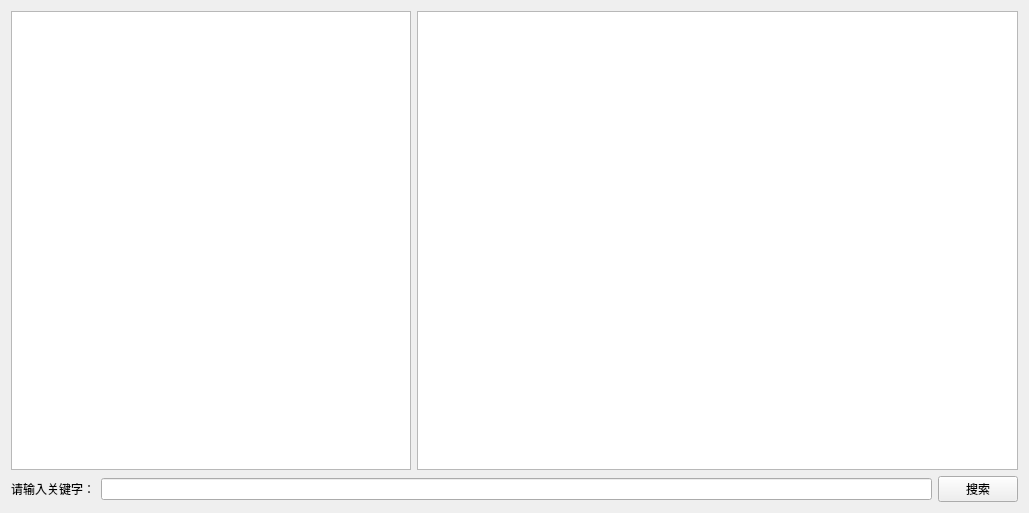
<?xml version="1.0" encoding="UTF-8"?>
<ui version="4.0">
 <class>tchWork_view</class>
 <widget class="QWidget" name="tchWork_view">
  <property name="geometry">
   <rect>
    <x>0</x>
    <y>0</y>
    <width>1029</width>
    <height>513</height>
   </rect>
  </property>
  <property name="windowTitle">
   <string>教师工作量统计</string>
  </property>
  <layout class="QVBoxLayout" name="verticalLayout">
   <item>
    <layout class="QHBoxLayout" name="horizontalLayout" stretch="2,3">
     <item>
      <widget class="QTableWidget" name="tableWidget"/>
     </item>
     <item>
      <widget class="QTableWidget" name="tableWidget_2"/>
     </item>
    </layout>
   </item>
   <item>
    <layout class="QHBoxLayout" name="horizontalLayout_2">
     <item>
      <widget class="QLabel" name="label">
       <property name="text">
        <string>请输入关键字：</string>
       </property>
      </widget>
     </item>
     <item>
      <widget class="QLineEdit" name="lineEdit"/>
     </item>
     <item>
      <widget class="QPushButton" name="btn">
       <property name="text">
        <string>搜索</string>
       </property>
      </widget>
     </item>
    </layout>
   </item>
  </layout>
 </widget>
 <resources/>
 <connections/>
</ui>
